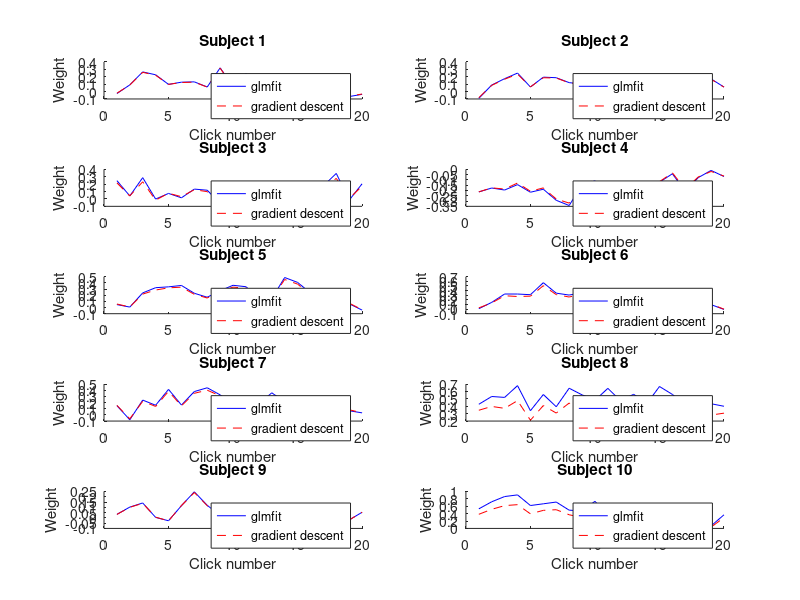
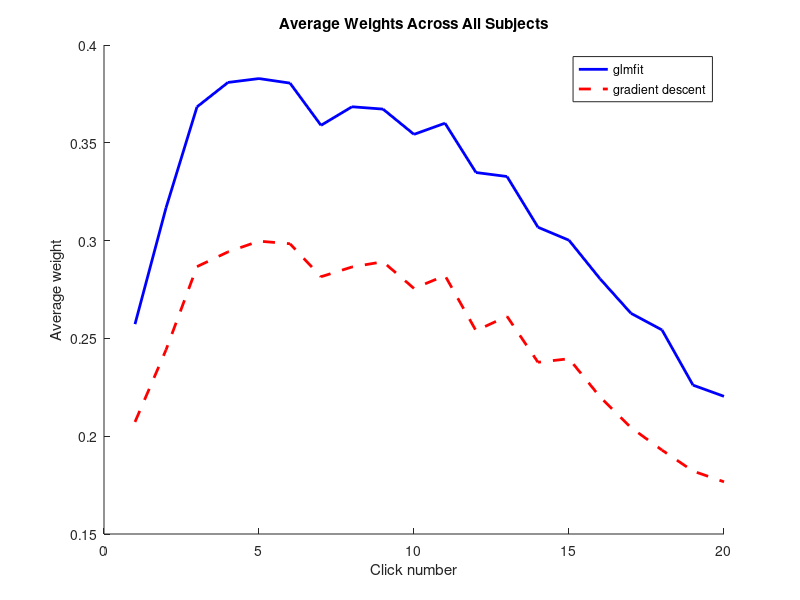

These charts were generated, in order, by the following MATLAB code:
% Load the data
clear;
load clicks;

% Step size for gradient descent
eta = 0.0001; % Learning rate

% Number of iterations for gradient descent
num_iterations = 200;

% Number of subjects
num_subjects = length(sub);

% Store weights for all subjects
w_all = [];
beta_all = [];

% Loop over all subjects
for sn = 1:num_subjects
    % Get the data for this subject
    X = sub(sn).clicks; % Clicks (stimuli)
    C = sub(sn).choice; % Choices

    % Logistic regression weights using glmfit
    beta = glmfit(X, C, 'binomial', 'constant', 'off');
    beta_all = [beta_all; beta'];

    % Initialize perceptron weights
    w = zeros(1, size(X, 2)); % One weight per click

    % Gradient descent process
    for count = 1:num_iterations
        % Compute predictions
        y = 1 ./ (1 + exp(-w * X')); % Sigmoid function

        % Compute prediction error
        PE = C' - y; % Error between actual and predicted choice

        % Update weights
        update = PE * X; % PE weighted by input stimuli
        w = w + eta * update; % Gradient update
    end

    % Store the final weights
    w_all = [w_all; w];
end

% Plot weight curves for 10 subjects (glmfit vs gradient descent)
figure(1); clf;
for sn = 1:min(10, num_subjects)
    subplot(5, 2, sn);
    hold on;
    plot(beta_all(sn, :), 'b', 'DisplayName', 'glmfit');
    plot(w_all(sn, :), 'r--', 'DisplayName', 'gradient descent');
    xlabel('Click number');
    ylabel('Weight');
    title(['Subject ' num2str(sn)]);
    legend;
    hold off;
end

% Compute average weights across all subjects
average_beta = mean(beta_all, 1);
average_w = mean(w_all, 1);

% Compare average weights
figure(2); clf; hold on;
plot(average_beta, 'b', 'LineWidth', 2, 'DisplayName', 'glmfit');
plot(average_w, 'r--', 'LineWidth', 2, 'DisplayName', 'gradient descent');
xlabel('Click number');
ylabel('Average weight');
title('Average Weights Across All Subjects');
legend;
hold off;
